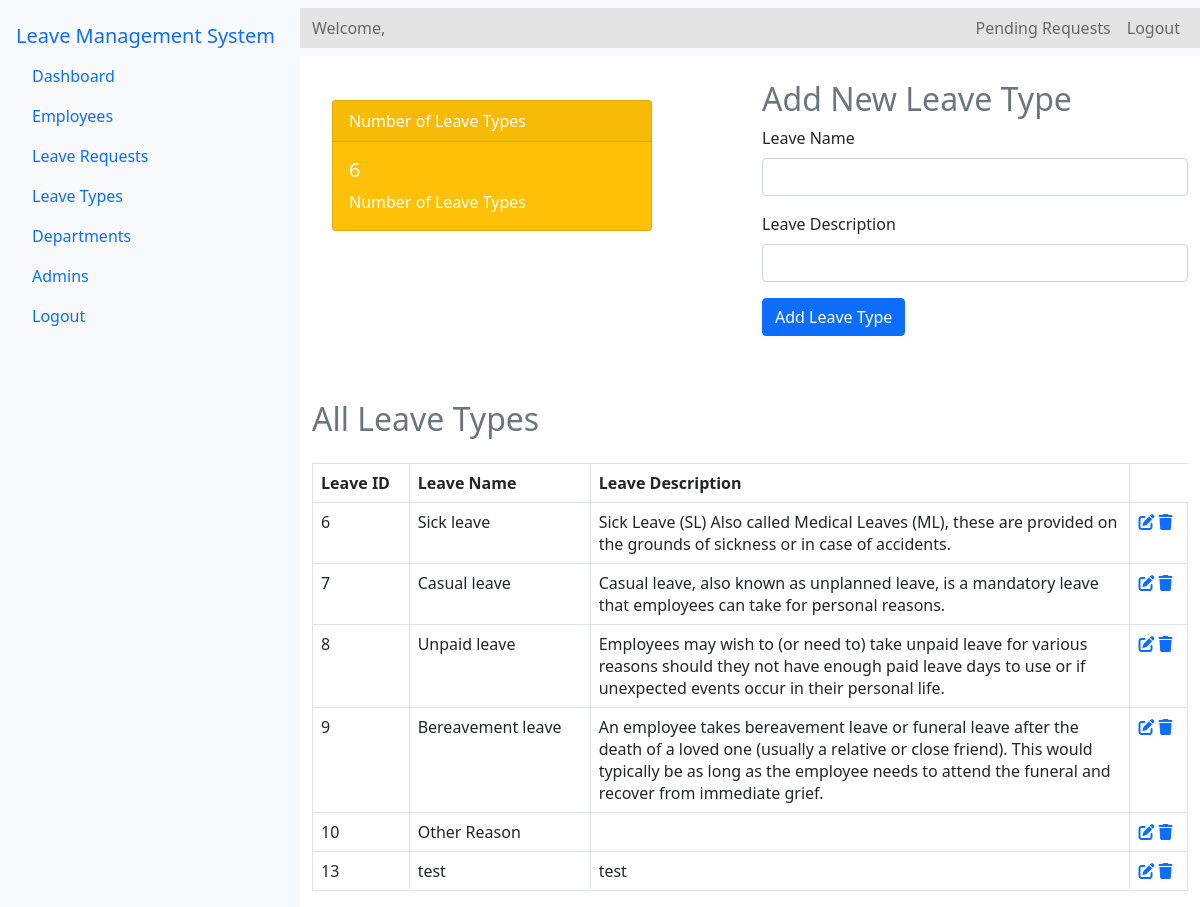
The app's page /Source/admin/leave-types.php (signed in) with its own data.
### tables this page shows
CREATE TABLE `leave_types` (
  `leave_name` varchar(100) NOT NULL,
  `description` varchar(1000) NOT NULL,
  `id` int(11) NOT NULL
);

### Source/admin/leave-types.php (the view, shortened to what this page needs)
<?php
include '../config.php';
$admin_email = $_SESSION['email'];
$stml = $conn->prepare("SELECT A_id, A_name FROM admin WHERE A_email = ?");
$stml->bind_param("s", $admin_email);
$stml->execute();
$stml->store_result();
$stml->bind_result($admin_id, $admin_name);
$l_count_query = "SELECT COUNT(*) as count FROM leave_types";
$l_count_result = $conn->query($l_count_query);
$l_count = $l_count_result->fetch_assoc()['count'];
$l_query = "SELECT * FROM leave_types";
$l_result = $conn->query($l_query);
?>
<!DOCTYPE html>
<html lang="en">
<head>
    <link rel="stylesheet" href="../bootstrap-5.0.2-dist/css/bootstrap.min.css">
    <link rel="stylesheet" href="../css/admin-dashboard.css">
    <link rel="stylesheet" href="https://cdnjs.cloudflare.com/ajax/libs/font-awesome/6.0.0-beta3/css/all.min.css">
    <link rel="stylesheet" href="../css/main.css">
    <link rel="stylesheet" href="../css/spinner.css">
</head>
<body>
<div class="d-flex">
    <nav class="nav flex-column bg-light p-3" style="width: 300px; min-height: 100vh;">
        <a class="navbar-brand" href="a-dashboard.php">Leave Management System</a>
        <a class="nav-link" href="a-dashboard.php"> Dashboard</a>
        <a class="nav-link" href="employees.php"> Employees</a>
        <a class="nav-link d-flex justify-content-between align-items-center" href="leave-requests.php">
    Leave Requests
</a>
        <a class="nav-link" href="leave-types.php"> Leave Types</a>
        <a class="nav-link" href="departments.php"> Departments</a>
        <a class="nav-link" href="admins.php"> Admins</a>
        <a class="nav-link" href="logout.php" onclick="return confirmLogout();">Logout</a>
    </nav>
    <div class="flex-grow-1">
    <nav class="navbar navbar-expand-lg navbar-light bg-light">
    <div class="container-fluid">
        <span class="navbar-text">
            Welcome, <?php echo $admin_name; ?>
        </span>
        <div class="collapse navbar-collapse" id="navbarNavDropdown">
            <ul class="navbar-nav ms-auto">
                <li class="nav-item">
                    <a class="nav-link" href="leave-requests.php">
                        Pending Requests
                    </a>
                </li>
                <li class="nav-item">
                    <a class="nav-link" href="logout.php" onclick="return confirmLogout();">Logout</a>
                </li>
            </ul>
        </div>
    </div>
</nav>
        <div class="container mt-4">
            <div class="row">
                <div class="col-md-6" style="max-width: 30rem;">
                <div class="card text-white bg-warning mb-3" style="max-width: 20rem;">
                        <div class="card-header">Number of Leave Types</div>
                        <div class="card-body">
                            <h5 class="card-title"><?php echo $l_count; ?></h5>
                            <p class="card-text">Number of Leave Types</p>
                        </div>
                    </div>
                </div>
                <div class="col-md-6" >
                    <h2 class="text-secondary">Add New Leave Type</h2>
                    <form action="add-leave.php"  method="post">
                        <div class="mb-3">
                            <label for="adminName" class="form-label">Leave Name</label>
                            <input type="text" class="form-control" id="lName" name="lName" required>
                        </div>
                        <div class="mb-3">
                            <label for="adminEmail" class="form-label">Leave Description</label>
                            <input type="text" class="form-control" id="ldescription" name="ldescription" required>
                        </div>
                        <button type="submit" class="btn btn-primary">Add Leave Type</button>
                    </form>
                </div>
            </div>
            <div class="mt-5">
                <h2 class="text-secondary">All Leave Types</h2>
                <table class="table table-bordered mt-4">
                    <thead>
                        <tr>
                            <th>Leave ID</>
                            <th>Leave Name</th>
                            <th>Leave Description</th>
                        </tr>
                    </thead>
                    <tbody>
                        <?php while ($row = $l_result->fetch_assoc()): ?>
                        <tr>
                            <td><?php echo htmlspecialchars($row['id']); ?></td>
                            <td><?php echo htmlspecialchars($row['leave_name']); ?></td>
                            <td style="max-width: 30rem;"><?php echo htmlspecialchars($row['description']); ?></td>
                            <td>
                                <a href="leave-edit.php?id=<?php echo htmlspecialchars($row['id']); ?>" ><i class="fas fa-edit"></i></a>
                                <a href="leave-delete.php?id=<?php echo htmlspecialchars($row['id']); ?>" onclick="return confirm('Are you sure you want to delete this Leave Type?')"><i class="fas fa-trash"></i></a>
                            </td>
                        </tr>
                        <?php endwhile; ?>
                    </tbody>
                </table>
            </div>
        </div>
    </div>
</div>
</body>
</html>

### Source/css/admin-dashboard.css (style rules this page uses)
.container { margin-top: 20px; }
.table { margin-top: 20px; }
.card { margin: 20px; flex: 1; }
.container-fluid { background-color: rgb(228, 228, 228); }

### records on screen
leave_types: id "6", leave_name "Sick leave", description "Sick Leave (SL) Also called Medical Leaves (ML), these are provided on the grounds of sickness or in case of accidents."
leave_types: id "7", leave_name "Casual leave", description "Casual leave, also known as unplanned leave, is a mandatory leave that employees can take for personal reasons."
leave_types: id "8", leave_name "Unpaid leave", description "Employees may wish to (or need to) take unpaid leave for various reasons should they not have enough paid leave days to use or if unexpected events occur in their personal life."
leave_types: id "9", leave_name "Bereavement leave", description "An employee takes bereavement leave or funeral leave after the death of a loved one (usually a relative or close friend). This would typically be as long as the employee needs to attend the funeral and recover from immediate grief."
leave_types: id "10", leave_name "Other Reason"
leave_types: id "13", leave_name "test", description "test"

### other values on screen
$l_count "6"
